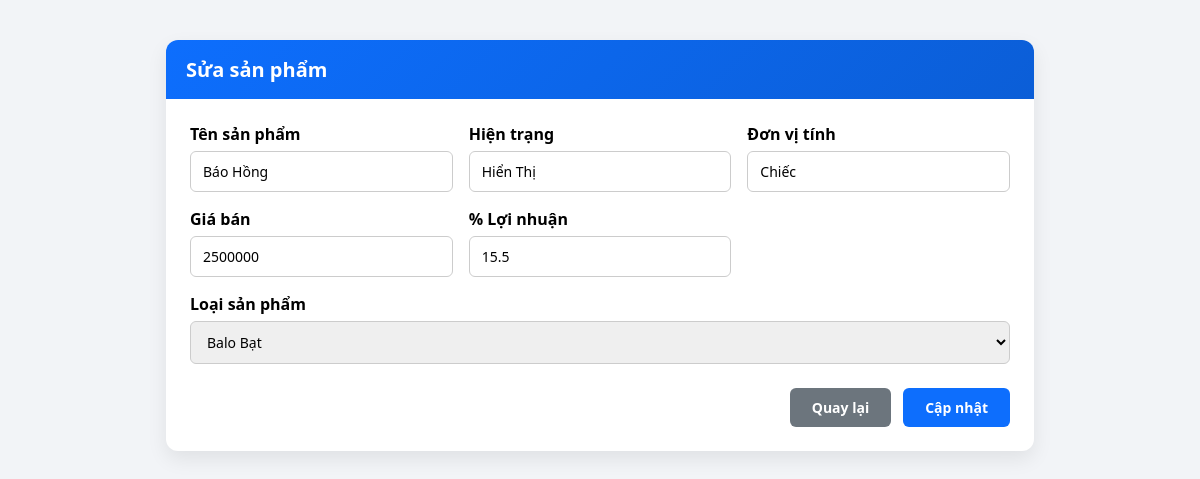
/admin-web2/edit.php?id=1 (signed in), run on the app's committed database.
### tables this page shows
CREATE TABLE sanpham(
    masp int auto_increment primary key not null,
    tensp varchar(225) not null,
    hientrang varchar(20) not null,
    donvitinh varchar(20) not null,
    phantramloinhuanmongmuon float not null check(phantramloinhuanmongmuon > 0),
    giabandexuat float not null check(giabandexuat > 0),
    maloai varchar(20),
    foreign key (maloai) references loai(maloai)
);

CREATE TABLE loai(
    maloai varchar(20) primary key not null,
    tenloai varchar(20) not null unique,
    mota varchar(225) not null
);

### admin-web2/edit.php (the view, shortened to what this page needs)
<?php
require_once 'db.php';
$id = (int)($_GET['id'] ?? 0);
$sp = mysqli_fetch_assoc(
    mysqli_query($conn, "SELECT * FROM sanpham WHERE masp = $id")
);
$loai = mysqli_query($conn, "SELECT * FROM loai");
?>
<!DOCTYPE html>
<html lang="vi">
<head>
</head>
<body>
<div class="container">
    <div class="card">
        <div class="card-header">
            <h2> Sửa sản phẩm</h2>
        </div>
        <div class="card-body">
            <form method="post" onsubmit="return validateSanPham()">
                <div class="form-grid">
                    <div class="form-group">
                        <label>Tên sản phẩm</label>
                        <input type="text" name="tensp"
                               value="<?= htmlspecialchars($sp['tensp']) ?>" required>
                    </div>
                    <div class="form-group">
                        <label>Hiện trạng</label>
                        <input type="text" name="hientrang"
                               value="<?= htmlspecialchars($sp['hientrang']) ?>" required>
                    </div>
                    <div class="form-group">
                        <label>Đơn vị tính</label>
                        <input type="text" name="donvitinh"
                               value="<?= htmlspecialchars($sp['donvitinh']) ?>" required>
                    </div>
                    <div class="form-group">
                        <label>Giá bán</label>
                        <input type="number" name="giabandexuat" min="1"
                               value="<?= $sp['giabandexuat'] ?>" required>
                    </div>
                    <div class="form-group">
                        <label>% Lợi nhuận</label>
                        <input type="number" step="0.1"
                               name="phantramloinhuanmongmuon" min="0.1"
                               value="<?= $sp['phantramloinhuanmongmuon'] ?>" required>
                    </div>
                    <div class="form-group full">
                        <label>Loại sản phẩm</label>
                        <select name="maloai" required>
                            <?php while ($l = mysqli_fetch_assoc($loai)): ?>
                                <option value="<?= $l['maloai'] ?>"
                                    <?= $l['maloai'] == $sp['maloai'] ? 'selected' : '' ?>>
                                    <?= htmlspecialchars($l['tenloai']) ?>
                                </option>
                            <?php endwhile; ?>
                        </select>
                    </div>
                </div>
                <div class="actions">
                    <a href="admin.php?page=product" class="btn btn-secondary">Quay lại</a>
                    <button class="btn btn-primary">Cập nhật</button>
                </div>
            </form>
        </div>
    </div>
</div>
</body>
</html>

### admin-web2/edit.php (style rules this page uses)
* { box-sizing: border-box; font-family: system-ui, -apple-system, BlinkMacSystemFont; }
body { background: #f2f4f7; margin: 0; padding: 0; }
.container { max-width: 900px; margin: 40px auto; padding: 0 16px; }
.card { background: #fff; border-radius: 12px; box-shadow: 0 8px 20px rgba(0,0,0,0.08); overflow: hidden; }
.card-header { padding: 16px 20px; background: linear-gradient(135deg, #0d6efd, #0b5ed7); color: #fff; }
.card-header h2 { margin: 0; font-size: 20px; }
.card-body { padding: 24px; }
.form-grid { display: grid; grid-template-columns: repeat(3, 1fr); gap: 16px; }
.form-group { display: flex; flex-direction: column; }
.form-group.full { grid-column: span 3; }
label { font-weight: 600; margin-bottom: 6px; }
input, select { padding: 10px 12px; border-radius: 6px; border: 1px solid #ccc; font-size: 14px; }
.actions { margin-top: 24px; display: flex; justify-content: flex-end; gap: 12px; }
.btn { padding: 10px 22px; border-radius: 6px; border: none; cursor: pointer; font-weight: 600; font-size: 14px; }
.btn-primary { background: #0d6efd; color: #fff; }
.btn-secondary { background: #6c757d; color: #fff; text-decoration: none; display: inline-flex; align-items: center; }

### data on the page
sanpham: tensp "Báo Hồng", hientrang "Hiển Thị", donvitinh "Chiếc", giabandexuat "2500000", phantramloinhuanmongmuon "15.5", maloai "Balo Bạt"
